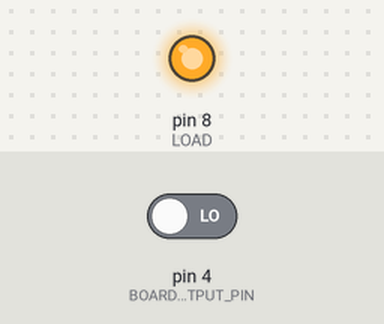
Bench run of a sketch on a simulated Arduino Uno, built with avr-gcc and run on an emulated ATmega328P. Shown: output pins drawn as LEDs (lit = HIGH). The test bench sets the inputs (shaded band); at power-on: pin 4 (BOARD_OUTPUT_PIN) LOW. Pins used as bus, display or sensor lines are not drawn.

Above: at 0.15 s.
Timing chart, 0 to 3.1 s (numbered marks = the images above):
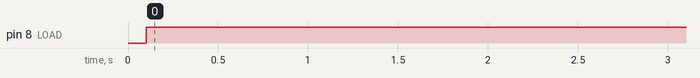

The sketch:

ChessBoardElectronics.ino
```cpp
#define PUSH_BUTTON 2
#define PUSH_BUTTON_RESET 3

#define LOAD 8
#define CLOCK_PIN 7

#define TIME_DELAY_DIGITALWRITE 2

#define BOARD_OUTPUT_PIN 4

bool board_output = false;

bool board_states[8][8];

void setup() {

    pinMode(BOARD_OUTPUT_PIN, INPUT);

    pinMode(PUSH_BUTTON, INPUT_PULLUP);
    pinMode(PUSH_BUTTON_RESET, INPUT_PULLUP);


    pinMode(LOAD, OUTPUT);
    pinMode(CLOCK_PIN, OUTPUT);

    digitalWrite(LOAD, LOW);
    delay(100);
    digitalWrite(LOAD, HIGH);

    Serial.begin(9600);

    for (int i = 0; i < 8;  i++) {
        for (int j = 0; j < 8; ++j) {

            board_states[i][j];

        }
    }

}

unsigned int row_num = 0;
unsigned int col_num = 0;

void loop(){

    read_board();

    delay(500);

}

void read_board() {

    pulse_reset();

    for (int i = 0; i < 8; i++) {
        for (int j = 0; j < 8; j++) {

            board_states[j][i] = digitalRead(BOARD_OUTPUT_PIN);

            pulse_clock(j);

        }
    }
}

void pulse_reset() {

    digitalWrite(LOAD, LOW);
    delay(TIME_DELAY_DIGITALWRITE);

    digitalWrite(LOAD, HIGH);
    delay(TIME_DELAY_DIGITALWRITE);

}

void pulse_clock(int count) {

  if (count >= 7) {
    for (int i = 0; i < 9; i++) {

      digitalWrite(CLOCK_PIN, HIGH);
      delay(TIME_DELAY_DIGITALWRITE);

      digitalWrite(CLOCK_PIN, LOW);
      delay(TIME_DELAY_DIGITALWRITE);

    }
    return;
  }

  digitalWrite(CLOCK_PIN, HIGH);
  delay(TIME_DELAY_DIGITALWRITE);

  digitalWrite(CLOCK_PIN, LOW);
  delay(TIME_DELAY_DIGITALWRITE);

}

void check_reset_button_pressed() {

  static bool S0 = true;


  if (!digitalRead(PUSH_BUTTON_RESET) && S0) {
      digitalWrite(LOAD, LOW);
      delay(TIME_DELAY_DIGITALWRITE);
      digitalWrite(LOAD, HIGH);
      S0 = false;
  }
  else if (digitalRead(PUSH_BUTTON)) {

    S0 = true;
  }

}


void check_button_pressed(int count) {

  static bool S0 = true;

  if (!digitalRead(PUSH_BUTTON) && S0) {
    if (count >= 7) {

        for (int i = 0; i < 9; i++) {

          digitalWrite(CLOCK_PIN, HIGH);
          delay(TIME_DELAY_DIGITALWRITE);
          digitalWrite(CLOCK_PIN, LOW);
          delay(TIME_DELAY_DIGITALWRITE);

        }

        return;

    }
      digitalWrite(CLOCK_PIN, HIGH);
      S0 = false;
  }
  else if (digitalRead(PUSH_BUTTON)) {

    S0 = true;
    digitalWrite(CLOCK_PIN, LOW);
  }

}

void read_and_print_BCD_counter() {

  // static int lastA_bit = digitalRead(COUNTER_A);
  // static int lastA2_bit = digitalRead(COUNTER2_A);

  // unsigned int A_bit = digitalRead(COUNTER_A);
  // unsigned int B_bit = digitalRead(COUNTER_B);
  // unsigned int C_bit = digitalRead(COUNTER_C);
  // unsigned int D_bit = digitalRead(COUNTER_D);
  // unsigned int A2_bit = digitalRead(COUNTER2_A);
  // unsigned int B2_bit = digitalRead(COUNTER2_B);
  // unsigned int C2_bit = digitalRead(COUNTER2_C);
  // unsigned int D2_bit = digitalRead(COUNTER2_D);

  // unsigned int result = A_bit + (B_bit << 1) + (C_bit << 2) + (D_bit << 3);
  // unsigned int result2 = A2_bit + (B2_bit << 1) + (C2_bit << 2) + (D2_bit << 3);

  //  if (lastA_bit != A_bit || lastA2_bit != A2_bit) {
  //   Serial.println(result);
  //   Serial.println(result2);

  //   Serial.write("-----------\n");

  //   lastA_bit = A_bit;
  //   lastA2_bit = A2_bit;
  // }

  // check_button_pressed(result);
    // check_reset_button_pressed();

}
```

Measured:
- by itself, pin 8 (LOAD): LOW → HIGH at 0.10 s
